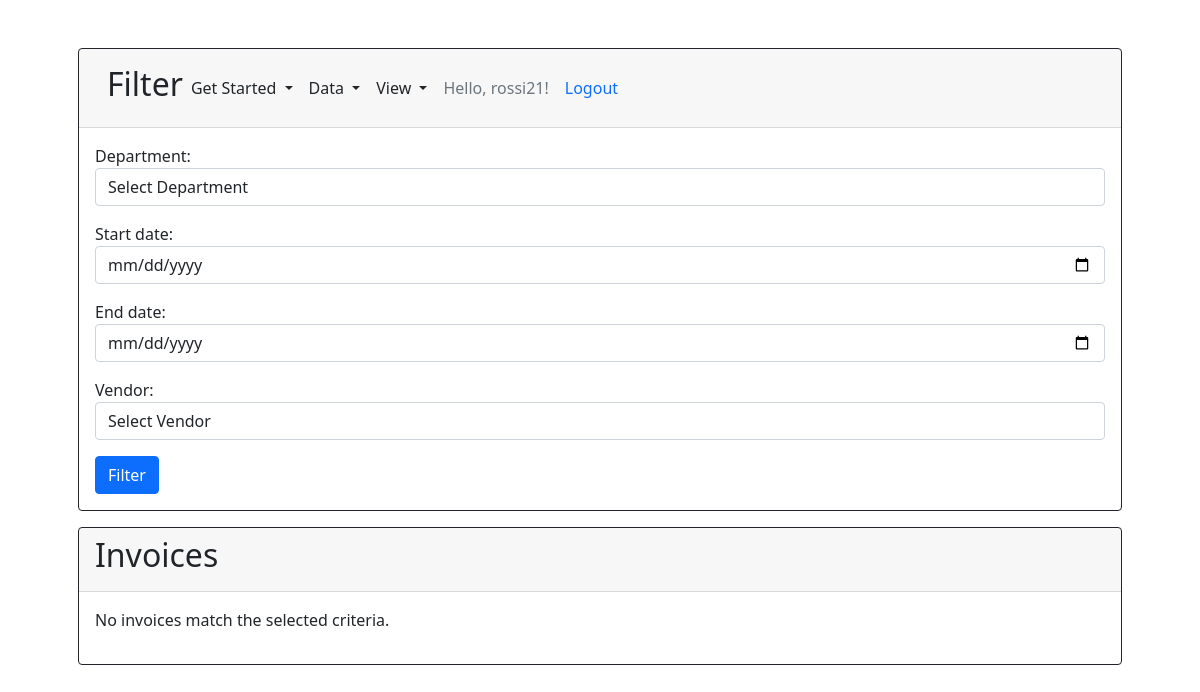
The page / (signed in) on the database as committed earlier.
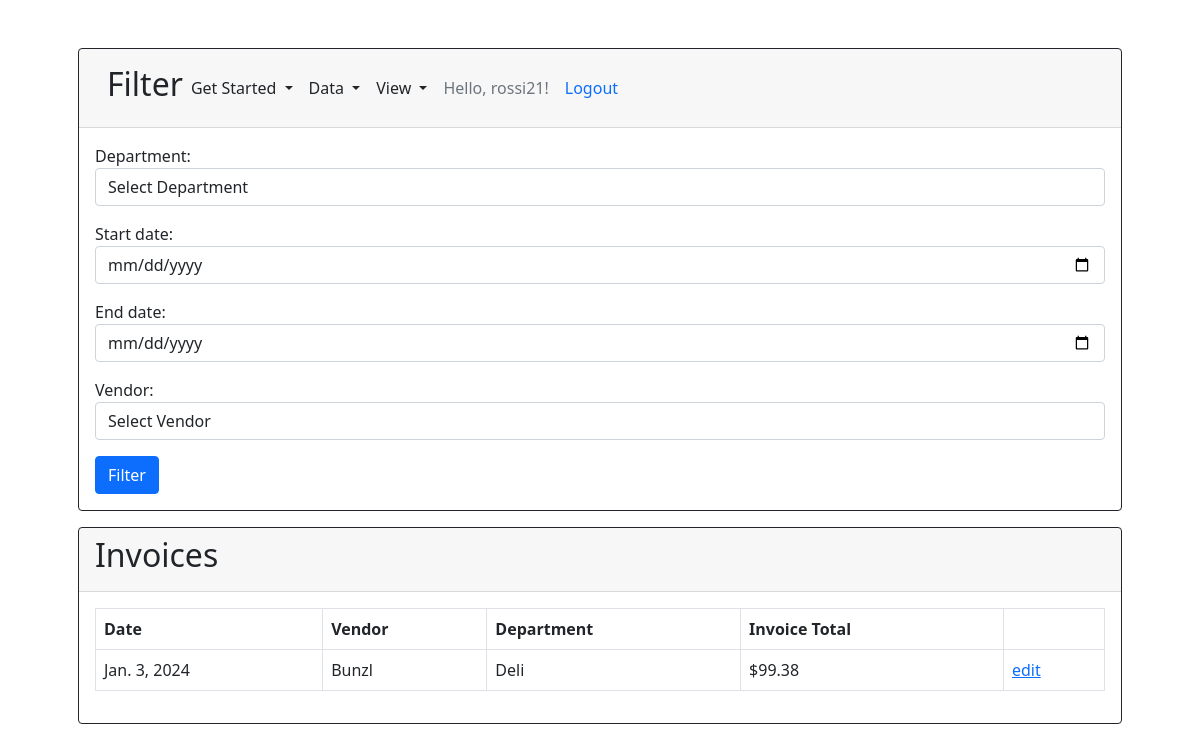
The same page on the database as committed later.
### invoice_app/models.py (models this page shows, shortened)
class Invoice(models.Model):
    user = models.ForeignKey(User, null=True, on_delete=models.CASCADE)
    vendor = models.ForeignKey(
        'Vendor', on_delete=models.CASCADE, null=True, blank=True)
    department = models.ForeignKey(
        'Department', on_delete=models.CASCADE, null=True, blank=True)
    total = models.FloatField()
    date = models.DateField()
    created_at = models.DateTimeField(auto_now_add=True)

class Vendor(models.Model):
    user = models.ForeignKey(User, null=True, on_delete=models.CASCADE)
    name = models.CharField(max_length=128)
    def __str__(self):
        return str(self.name)

class Department(models.Model):
    user = models.ForeignKey(User, null=True, on_delete=models.CASCADE)
    name = models.CharField(max_length=128)
    number = models.IntegerField()
    def __str__(self):
        return str(self.name)

### invoice_app/views.py (the view, shortened to what this page needs)
# urls.py: path('', views.home, name="home"),
@login_required
def home(request):
    departments = Department.objects.filter(user=request.user)
    invoices = Invoice.objects.filter(user=request.user)
    form = InvoiceFilterForm()
    total_sum = 0
    context = {
        'invoices': invoices,
        'form': form,
        'total_sum': total_sum,
        'departments': departments,
    }
    return render(request, 'index.html', context)

### invoice_app/forms.py
class InvoiceFilterForm(forms.Form):
    department = forms.ModelChoiceField(queryset=Department.objects.all(
    ), required=False, label='Department', empty_label='Select Department')
    date_start = forms.DateField(required=False, label='Start date', widget=forms.DateInput(
        attrs={'type': 'date', 'class': 'form-control'}))
    date_end = forms.DateField(required=False, label='End date', widget=forms.DateInput(
        attrs={'type': 'date', 'class': 'form-control'}))
    vendor_name = forms.ModelChoiceField(queryset=Vendor.objects.all(
    ), required=False, label='Vendor', empty_label="Select Vendor")
    def __init__(self, *args, **kwargs):
        super().__init__(*args, **kwargs)
        self.fields['department'].widget.attrs.update(
            {'class': 'form-control'})
        self.fields['vendor_name'].widget.attrs.update(
            {'class': 'form-control'})
        self.fields['date_start'].widget.attrs.update(
            {'class': 'form-control'})
        self.fields['date_end'].widget.attrs.update(
            {'class': 'form-control'})

### invoice_app/templates/index.html (shortened to what this page needs)
{% extends 'main.html' %}
{% block content %}
<div class="container p-5">
    <div class="card border border-dark">
        <div class="card-header">
            {% include 'navbar.html' %}
        </div>
        <div class="card-body">
            <form method="post" action="{% url 'home' %}">
                {{ form.as_p }}
                <button class="btn btn-primary" type="submit">Filter</button>
            </form>
        </div>
    </div>
    <div class="card border border-dark mt-3">
        <div class="card-header d-flex justify-content-between align-items-center">
            <h2>Invoices</h2>
        </div>
        <div class="card-body">
            {% if invoices %}
                <table id="invoiceTable" class="table table-bordered">
                    <thead>
                        <tr>
                            <th>Date</th>
                            <th>Vendor</th>
                            <th>Department</th>
                            <th>Invoice Total</th>
                            <th></th>
                        </tr>
                    </thead>
                    <tbody>
                        {% for invoice in invoices %}
                            <tr>
                                <td>{{ invoice.date }}</td>
                                <td>{{ invoice.vendor }}</td>
                                <td>{{ invoice.department }}</td>
                                <td>${{ invoice.total }}</td>
                                <td><a href="{% url 'update-invoice' invoice.id %}">edit</a></td>
                            </tr>
                        {% endfor %}
                    </tbody>
                </table>
            {% else %}
                <p>No invoices match the selected criteria.</p>
            {% endif %}
        </div>
    </div>
</div>
{% endblock %}

### invoice_app/templates/main.html (shortened to what this page needs)
<!DOCTYPE html>
<html lang="en">
<head>
    {% load static %}
    <link href="https://cdn.jsdelivr.net/npm/bootstrap@5.0.0/dist/css/bootstrap.min.css" rel="stylesheet" >
</head>
<body >
    {% block content %}
    {% endblock %}
</body>
</html>

### invoice_app/templates/navbar.html (shortened to what this page needs)
<nav class="navbar navbar-expand-lg">
    <div class="container-fluid">
        <h2><a class="text-decoration-none text-dark" href="{%  url 'home' %}">Filter</a></h2>
        <div class="collapse navbar-collapse" id="navbarNavDropdown">
            <ul class="navbar-nav">
                <li class="nav-item dropdown">
                    <a class="nav-link dropdown-toggle text-dark" href="#" role="button" data-bs-toggle="dropdown" aria-expanded="false">
                        Get Started
                    </a>
                </li>
                <li class="nav-item dropdown">
                    <a class="nav-link dropdown-toggle text-dark" href="#" role="button" data-bs-toggle="dropdown" aria-expanded="false">
                        Data
                    </a>
                </li>
                <li class="nav-item dropdown">
                    <a class="nav-link dropdown-toggle text-dark" href="#" role="button" data-bs-toggle="dropdown" aria-expanded="false">
                        View
                    </a>
                </li>
                <li class="nav-item">
                    <a class="nav-link disabled" >Hello, {{request.user}}!</a>
                </li>
                <li class="nav-item">
                    <a class="nav-link" href="{% url 'logoutUser' %}">Logout</a>
                </li>
            </ul>
        </div>
    </div>
</nav>

Rows that differ between the two databases and show on the page:
added Invoice: date "Jan. 3, 2024", vendor "Bunzl", department "Deli", total "99.38"
Other text that changed with them:
text no longer shown: "No invoices match the selected criteria."
text now shown: "Date Vendor Department Invoice Total"
